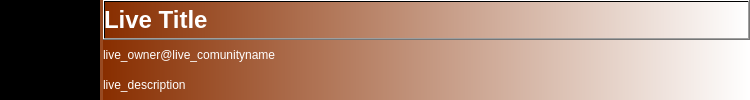
<?xml version="1.0" encoding="UTF-8"?>
<ui version="4.0">
 <class>Bio4ListItem</class>
 <widget class="QWidget" name="Bio4ListItem">
  <property name="windowModality">
   <enum>Qt::NonModal</enum>
  </property>
  <property name="geometry">
   <rect>
    <x>0</x>
    <y>0</y>
    <width>750</width>
    <height>100</height>
   </rect>
  </property>
  <property name="sizePolicy">
   <sizepolicy hsizetype="Preferred" vsizetype="Fixed">
    <horstretch>0</horstretch>
    <verstretch>0</verstretch>
   </sizepolicy>
  </property>
  <property name="minimumSize">
   <size>
    <width>0</width>
    <height>100</height>
   </size>
  </property>
  <property name="maximumSize">
   <size>
    <width>16777215</width>
    <height>100</height>
   </size>
  </property>
  <property name="windowTitle">
   <string>Form</string>
  </property>
  <property name="styleSheet">
   <string notr="true">background-color: qlineargradient(spread:pad, x1:0, y1:0, x2:1, y2:0, stop:0 rgba(136, 46, 0, 255), stop:1 rgba(255, 255, 255, 255));
color: rgb(255, 255, 255);</string>
  </property>
  <layout class="QHBoxLayout" name="horizontalLayout_2">
   <property name="leftMargin">
    <number>0</number>
   </property>
   <property name="topMargin">
    <number>0</number>
   </property>
   <property name="rightMargin">
    <number>0</number>
   </property>
   <property name="bottomMargin">
    <number>0</number>
   </property>
   <item>
    <layout class="QHBoxLayout" name="horizontalLayout">
     <property name="spacing">
      <number>3</number>
     </property>
     <item>
      <widget class="QGraphicsView" name="graphicsView">
       <property name="minimumSize">
        <size>
         <width>100</width>
         <height>100</height>
        </size>
       </property>
       <property name="maximumSize">
        <size>
         <width>100</width>
         <height>100</height>
        </size>
       </property>
       <property name="styleSheet">
        <string notr="true">
background-color: rgb(0, 0, 0);</string>
       </property>
      </widget>
     </item>
     <item>
      <layout class="QVBoxLayout" name="verticalLayout">
       <property name="spacing">
        <number>0</number>
       </property>
       <item>
        <widget class="QPushButton" name="pushButton">
         <property name="sizePolicy">
          <sizepolicy hsizetype="Preferred" vsizetype="Fixed">
           <horstretch>0</horstretch>
           <verstretch>0</verstretch>
          </sizepolicy>
         </property>
         <property name="minimumSize">
          <size>
           <width>0</width>
           <height>40</height>
          </size>
         </property>
         <property name="maximumSize">
          <size>
           <width>16777215</width>
           <height>40</height>
          </size>
         </property>
         <property name="font">
          <font>
           <pointsize>18</pointsize>
           <weight>75</weight>
           <bold>true</bold>
           <strikeout>false</strikeout>
          </font>
         </property>
         <property name="cursor">
          <cursorShape>PointingHandCursor</cursorShape>
         </property>
         <property name="styleSheet">
          <string notr="true">Text-align:left</string>
         </property>
         <property name="text">
          <string>Live Title</string>
         </property>
        </widget>
       </item>
       <item>
        <widget class="QLabel" name="label_ownercomunity">
         <property name="styleSheet">
          <string notr="true">color: rgb(255, 255, 255);
font: 75 14pt &quot;MS UI Gothic&quot;;</string>
         </property>
         <property name="text">
          <string>live_owner@live_comunityname</string>
         </property>
        </widget>
       </item>
       <item>
        <widget class="QLabel" name="label_livedescription">
         <property name="styleSheet">
          <string notr="true">color: rgb(255, 255, 255);
font: 75 14pt &quot;MS UI Gothic&quot;;</string>
         </property>
         <property name="text">
          <string>live_description</string>
         </property>
        </widget>
       </item>
      </layout>
     </item>
    </layout>
   </item>
  </layout>
 </widget>
 <resources/>
 <connections/>
</ui>
